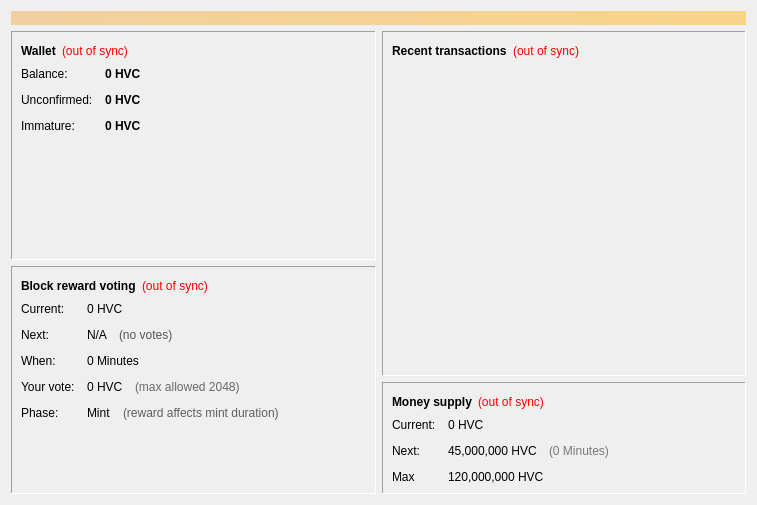
<?xml version="1.0" encoding="UTF-8"?>
<ui version="4.0">
 <class>OverviewPage</class>
 <widget class="QWidget" name="OverviewPage">
  <property name="geometry">
   <rect>
    <x>0</x>
    <y>0</y>
    <width>757</width>
    <height>505</height>
   </rect>
  </property>
  <property name="windowTitle">
   <string>Form</string>
  </property>
  <layout class="QVBoxLayout" name="topLayout">
   <item>
    <widget class="QLabel" name="labelAlerts">
     <property name="visible">
      <bool>true</bool>
     </property>
     <property name="styleSheet">
      <string notr="true">background-color: qlineargradient(x1: 0, y1: 0, x2: 1, y2: 0, stop:0 #F0D0A0, stop:1 #F8D488); color:#000000;</string>
     </property>
     <property name="wordWrap">
      <bool>true</bool>
     </property>
     <property name="margin">
      <number>3</number>
     </property>
    </widget>
   </item>
   <item>
    <layout class="QHBoxLayout" name="horizontalLayout" stretch="1,1">
     <item>
      <layout class="QVBoxLayout" name="verticalLayout_2">
       <item>
        <widget class="QFrame" name="frame">
         <property name="frameShape">
          <enum>QFrame::Panel</enum>
         </property>
         <property name="frameShadow">
          <enum>QFrame::Sunken</enum>
         </property>
         <layout class="QVBoxLayout" name="verticalLayout_4">
          <item>
           <layout class="QHBoxLayout" name="horizontalLayout_4">
            <item>
             <widget class="QLabel" name="label_5">
              <property name="font">
               <font>
                <weight>75</weight>
                <bold>true</bold>
               </font>
              </property>
              <property name="text">
               <string>Wallet</string>
              </property>
             </widget>
            </item>
            <item>
             <widget class="QLabel" name="labelWalletStatus">
              <property name="toolTip">
               <string>The displayed information may be out of date. Your wallet automatically synchronizes with the Heavycoin network after a connection is established, but this process has not completed yet.</string>
              </property>
              <property name="styleSheet">
               <string notr="true">QLabel { color: red; }</string>
              </property>
              <property name="text">
               <string notr="true">(out of sync)</string>
              </property>
              <property name="alignment">
               <set>Qt::AlignLeading|Qt::AlignLeft|Qt::AlignVCenter</set>
              </property>
             </widget>
            </item>
            <item>
             <spacer name="horizontalSpacer_2">
              <property name="orientation">
               <enum>Qt::Horizontal</enum>
              </property>
              <property name="sizeHint" stdset="0">
               <size>
                <width>40</width>
                <height>20</height>
               </size>
              </property>
             </spacer>
            </item>
           </layout>
          </item>
          <item>
           <layout class="QFormLayout" name="formLayout_2">
            <property name="fieldGrowthPolicy">
             <enum>QFormLayout::AllNonFixedFieldsGrow</enum>
            </property>
            <property name="horizontalSpacing">
             <number>12</number>
            </property>
            <property name="verticalSpacing">
             <number>12</number>
            </property>
            <item row="0" column="0">
             <widget class="QLabel" name="label">
              <property name="text">
               <string>Balance:</string>
              </property>
             </widget>
            </item>
            <item row="0" column="1">
             <widget class="QLabel" name="labelBalance">
              <property name="font">
               <font>
                <weight>75</weight>
                <bold>true</bold>
               </font>
              </property>
              <property name="cursor">
               <cursorShape>IBeamCursor</cursorShape>
              </property>
              <property name="toolTip">
               <string>Your current balance</string>
              </property>
              <property name="text">
               <string notr="true">0 HVC</string>
              </property>
              <property name="textInteractionFlags">
               <set>Qt::LinksAccessibleByMouse|Qt::TextSelectableByKeyboard|Qt::TextSelectableByMouse</set>
              </property>
             </widget>
            </item>
            <item row="1" column="0">
             <widget class="QLabel" name="label_3">
              <property name="text">
               <string>Unconfirmed:</string>
              </property>
             </widget>
            </item>
            <item row="1" column="1">
             <widget class="QLabel" name="labelUnconfirmed">
              <property name="font">
               <font>
                <weight>75</weight>
                <bold>true</bold>
               </font>
              </property>
              <property name="cursor">
               <cursorShape>IBeamCursor</cursorShape>
              </property>
              <property name="toolTip">
               <string>Total of transactions that have yet to be confirmed, and do not yet count toward the current balance</string>
              </property>
              <property name="text">
               <string notr="true">0 HVC</string>
              </property>
              <property name="textInteractionFlags">
               <set>Qt::LinksAccessibleByMouse|Qt::TextSelectableByKeyboard|Qt::TextSelectableByMouse</set>
              </property>
             </widget>
            </item>
            <item row="2" column="0">
             <widget class="QLabel" name="labelImmatureText">
              <property name="text">
               <string>Immature:</string>
              </property>
             </widget>
            </item>
            <item row="2" column="1">
             <widget class="QLabel" name="labelImmature">
              <property name="font">
               <font>
                <weight>75</weight>
                <bold>true</bold>
               </font>
              </property>
              <property name="toolTip">
               <string>Mined balance that has not yet matured</string>
              </property>
              <property name="text">
               <string notr="true">0 HVC</string>
              </property>
              <property name="textInteractionFlags">
               <set>Qt::LinksAccessibleByMouse|Qt::TextSelectableByKeyboard|Qt::TextSelectableByMouse</set>
              </property>
             </widget>
            </item>
           </layout>
          </item>
          <item>
           <spacer name="verticalSpacer_2">
            <property name="orientation">
             <enum>Qt::Vertical</enum>
            </property>
            <property name="sizeHint" stdset="0">
             <size>
              <width>20</width>
              <height>40</height>
             </size>
            </property>
           </spacer>
          </item>
         </layout>
        </widget>
       </item>
       <item>
        <widget class="QFrame" name="frameVoting">
         <property name="frameShape">
          <enum>QFrame::Panel</enum>
         </property>
         <property name="frameShadow">
          <enum>QFrame::Sunken</enum>
         </property>
         <layout class="QVBoxLayout" name="verticalLayout_6">
          <item>
           <layout class="QHBoxLayout" name="horizontalLayout_6">
            <item>
             <widget class="QLabel" name="label_8">
              <property name="font">
               <font>
                <weight>75</weight>
                <bold>true</bold>
               </font>
              </property>
              <property name="text">
               <string>Block reward voting</string>
              </property>
             </widget>
            </item>
            <item>
             <widget class="QLabel" name="labelVoteStatus">
              <property name="toolTip">
               <string>The displayed information may be out of date. Your wallet automatically synchronizes with the Heavycoin network after a connection is established, but this process has not completed yet.</string>
              </property>
              <property name="styleSheet">
               <string notr="true">QLabel { color: red; }</string>
              </property>
              <property name="text">
               <string notr="true">(out of sync)</string>
              </property>
              <property name="alignment">
               <set>Qt::AlignLeading|Qt::AlignLeft|Qt::AlignVCenter</set>
              </property>
             </widget>
            </item>
            <item>
             <spacer name="horizontalSpacer_4">
              <property name="orientation">
               <enum>Qt::Horizontal</enum>
              </property>
              <property name="sizeHint" stdset="0">
               <size>
                <width>40</width>
                <height>20</height>
               </size>
              </property>
             </spacer>
            </item>
           </layout>
          </item>
          <item>
           <layout class="QFormLayout" name="formLayout_4">
            <property name="fieldGrowthPolicy">
             <enum>QFormLayout::AllNonFixedFieldsGrow</enum>
            </property>
            <property name="horizontalSpacing">
             <number>12</number>
            </property>
            <property name="verticalSpacing">
             <number>12</number>
            </property>
            <item row="1" column="0">
             <widget class="QLabel" name="label_9">
              <property name="toolTip">
               <string/>
              </property>
              <property name="text">
               <string>Current:</string>
              </property>
             </widget>
            </item>
            <item row="1" column="1">
             <widget class="QLabel" name="labelCurrentReward">
              <property name="font">
               <font>
                <weight>50</weight>
                <bold>false</bold>
               </font>
              </property>
              <property name="cursor">
               <cursorShape>IBeamCursor</cursorShape>
              </property>
              <property name="toolTip">
               <string>&lt;html&gt;&lt;head/&gt;&lt;body&gt;&lt;p&gt;Current block reward&lt;/p&gt;&lt;/body&gt;&lt;/html&gt;</string>
              </property>
              <property name="text">
               <string notr="true">&lt;html&gt;&lt;head/&gt;&lt;body&gt;&lt;p&gt;0 HVC&lt;/p&gt;&lt;/body&gt;&lt;/html&gt;</string>
              </property>
              <property name="textInteractionFlags">
               <set>Qt::LinksAccessibleByMouse|Qt::TextSelectableByKeyboard|Qt::TextSelectableByMouse</set>
              </property>
             </widget>
            </item>
            <item row="2" column="0">
             <widget class="QLabel" name="label_6">
              <property name="toolTip">
               <string/>
              </property>
              <property name="text">
               <string>Next:</string>
              </property>
             </widget>
            </item>
            <item row="2" column="1">
             <layout class="QFormLayout" name="formLayout">
              <property name="fieldGrowthPolicy">
               <enum>QFormLayout::AllNonFixedFieldsGrow</enum>
              </property>
              <item row="0" column="0">
               <widget class="QLabel" name="labelNextReward">
                <property name="toolTip">
                 <string>&lt;html&gt;&lt;head/&gt;&lt;body&gt;&lt;p&gt;Estimated next block reward, based on decentralised voting&lt;/p&gt;&lt;/body&gt;&lt;/html&gt;</string>
                </property>
                <property name="text">
                 <string>N/A</string>
                </property>
               </widget>
              </item>
              <item row="0" column="1">
               <widget class="QLabel" name="labelVoteCount">
                <property name="toolTip">
                 <string>&lt;html&gt;&lt;head/&gt;&lt;body&gt;&lt;p&gt;Estimated next block reward, based on decentralised voting&lt;/p&gt;&lt;/body&gt;&lt;/html&gt;</string>
                </property>
                <property name="text">
                 <string>&lt;html&gt;&lt;head/&gt;&lt;body&gt;&lt;p&gt;&lt;span style=&quot; color:#565656;&quot;&gt;(no votes)&lt;/span&gt;&lt;/p&gt;&lt;/body&gt;&lt;/html&gt;</string>
                </property>
               </widget>
              </item>
             </layout>
            </item>
            <item row="3" column="0">
             <widget class="QLabel" name="label_2">
              <property name="toolTip">
               <string/>
              </property>
              <property name="text">
               <string>When:</string>
              </property>
             </widget>
            </item>
            <item row="3" column="1">
             <widget class="QLabel" name="labelWhen">
              <property name="toolTip">
               <string>&lt;html&gt;&lt;head/&gt;&lt;body&gt;&lt;p&gt;Estimated time remaining until the votes are tallied and we change to the next block reward&lt;/p&gt;&lt;/body&gt;&lt;/html&gt;</string>
              </property>
              <property name="text">
               <string>0 Minutes</string>
              </property>
             </widget>
            </item>
            <item row="4" column="0">
             <widget class="QLabel" name="label_10">
              <property name="text">
               <string>Your vote:</string>
              </property>
             </widget>
            </item>
            <item row="4" column="1">
             <layout class="QFormLayout" name="formLayout_3">
              <property name="fieldGrowthPolicy">
               <enum>QFormLayout::AllNonFixedFieldsGrow</enum>
              </property>
              <item row="0" column="0">
               <widget class="QLabel" name="labelYourVote">
                <property name="toolTip">
                 <string>&lt;html&gt;&lt;head/&gt;&lt;body&gt;&lt;p&gt;Your block reward vote&lt;/p&gt;&lt;/body&gt;&lt;/html&gt;</string>
                </property>
                <property name="text">
                 <string>0 HVC</string>
                </property>
               </widget>
              </item>
              <item row="0" column="1">
               <widget class="QLabel" name="labelVoteLimit">
                <property name="toolTip">
                 <string>&lt;html&gt;&lt;head/&gt;&lt;body&gt;&lt;p&gt;Your block reward vote&lt;/p&gt;&lt;/body&gt;&lt;/html&gt;</string>
                </property>
                <property name="text">
                 <string>&lt;html&gt;&lt;head/&gt;&lt;body&gt;&lt;p&gt;&lt;span style=&quot; color:#6a6a6a;&quot;&gt;(max allowed 2048)&lt;/span&gt;&lt;/p&gt;&lt;/body&gt;&lt;/html&gt;</string>
                </property>
               </widget>
              </item>
             </layout>
            </item>
            <item row="5" column="0">
             <widget class="QLabel" name="label_29">
              <property name="text">
               <string>Phase:</string>
              </property>
             </widget>
            </item>
            <item row="5" column="1">
             <layout class="QFormLayout" name="formLayout_15">
              <property name="fieldGrowthPolicy">
               <enum>QFormLayout::AllNonFixedFieldsGrow</enum>
              </property>
              <item row="0" column="1">
               <widget class="QLabel" name="labelPhaseInfo">
                <property name="toolTip">
                 <string>&lt;html&gt;&lt;head/&gt;&lt;body&gt;&lt;p&gt;Voting phase&lt;/p&gt;&lt;/body&gt;&lt;/html&gt;</string>
                </property>
                <property name="text">
                 <string>&lt;html&gt;&lt;head/&gt;&lt;body&gt;&lt;p&gt;&lt;span style=&quot; color:#5e5e5e;&quot;&gt;(reward affects mint duration)&lt;/span&gt;&lt;/p&gt;&lt;/body&gt;&lt;/html&gt;</string>
                </property>
               </widget>
              </item>
              <item row="0" column="0">
               <widget class="QLabel" name="labelPhase">
                <property name="toolTip">
                 <string>&lt;html&gt;&lt;head/&gt;&lt;body&gt;&lt;p&gt;Voting phase&lt;/p&gt;&lt;/body&gt;&lt;/html&gt;</string>
                </property>
                <property name="text">
                 <string>Mint</string>
                </property>
               </widget>
              </item>
             </layout>
            </item>
           </layout>
          </item>
          <item>
           <spacer name="verticalSpacer">
            <property name="orientation">
             <enum>Qt::Vertical</enum>
            </property>
            <property name="sizeHint" stdset="0">
             <size>
              <width>264</width>
              <height>13</height>
             </size>
            </property>
           </spacer>
          </item>
         </layout>
        </widget>
       </item>
      </layout>
     </item>
     <item>
      <layout class="QVBoxLayout" name="verticalLayout_3">
       <item>
        <widget class="QFrame" name="frame_2">
         <property name="frameShape">
          <enum>QFrame::Panel</enum>
         </property>
         <property name="frameShadow">
          <enum>QFrame::Sunken</enum>
         </property>
         <layout class="QVBoxLayout" name="verticalLayout">
          <item>
           <layout class="QHBoxLayout" name="horizontalLayout_2">
            <item>
             <widget class="QLabel" name="label_4">
              <property name="text">
               <string>&lt;b&gt;Recent transactions&lt;/b&gt;</string>
              </property>
             </widget>
            </item>
            <item>
             <widget class="QLabel" name="labelTransactionsStatus">
              <property name="toolTip">
               <string>The displayed information may be out of date. Your wallet automatically synchronizes with the Heavycoin network after a connection is established, but this process has not completed yet.</string>
              </property>
              <property name="styleSheet">
               <string notr="true">QLabel { color: red; }</string>
              </property>
              <property name="text">
               <string notr="true">(out of sync)</string>
              </property>
              <property name="alignment">
               <set>Qt::AlignRight|Qt::AlignTrailing|Qt::AlignVCenter</set>
              </property>
             </widget>
            </item>
            <item>
             <spacer name="horizontalSpacer">
              <property name="orientation">
               <enum>Qt::Horizontal</enum>
              </property>
              <property name="sizeHint" stdset="0">
               <size>
                <width>40</width>
                <height>20</height>
               </size>
              </property>
             </spacer>
            </item>
           </layout>
          </item>
          <item>
           <layout class="QGridLayout" name="gridLayout_2"/>
          </item>
          <item>
           <layout class="QGridLayout" name="gridLayout"/>
          </item>
          <item>
           <widget class="QListView" name="listTransactions">
            <property name="styleSheet">
             <string notr="true">QListView { background: transparent; }</string>
            </property>
            <property name="frameShape">
             <enum>QFrame::NoFrame</enum>
            </property>
            <property name="verticalScrollBarPolicy">
             <enum>Qt::ScrollBarAlwaysOff</enum>
            </property>
            <property name="horizontalScrollBarPolicy">
             <enum>Qt::ScrollBarAlwaysOff</enum>
            </property>
            <property name="selectionMode">
             <enum>QAbstractItemView::NoSelection</enum>
            </property>
           </widget>
          </item>
          <item>
           <spacer name="verticalSpacer_6">
            <property name="orientation">
             <enum>Qt::Vertical</enum>
            </property>
            <property name="sizeHint" stdset="0">
             <size>
              <width>264</width>
              <height>13</height>
             </size>
            </property>
           </spacer>
          </item>
         </layout>
        </widget>
       </item>
       <item>
        <widget class="QFrame" name="frameSupply">
         <property name="frameShape">
          <enum>QFrame::Panel</enum>
         </property>
         <property name="frameShadow">
          <enum>QFrame::Sunken</enum>
         </property>
         <layout class="QVBoxLayout" name="verticalLayout_10">
          <item>
           <layout class="QHBoxLayout" name="horizontalLayout_10">
            <item>
             <widget class="QLabel" name="label_25">
              <property name="font">
               <font>
                <weight>75</weight>
                <bold>true</bold>
               </font>
              </property>
              <property name="text">
               <string>Money supply</string>
              </property>
             </widget>
            </item>
            <item>
             <widget class="QLabel" name="labelSupplyStatus">
              <property name="toolTip">
               <string>The displayed information may be out of date. Your wallet automatically synchronizes with the Heavycoin network after a connection is established, but this process has not completed yet.</string>
              </property>
              <property name="styleSheet">
               <string notr="true">QLabel { color: red; }</string>
              </property>
              <property name="text">
               <string notr="true">(out of sync)</string>
              </property>
              <property name="alignment">
               <set>Qt::AlignLeading|Qt::AlignLeft|Qt::AlignVCenter</set>
              </property>
             </widget>
            </item>
            <item>
             <spacer name="horizontalSpacer_8">
              <property name="orientation">
               <enum>Qt::Horizontal</enum>
              </property>
              <property name="sizeHint" stdset="0">
               <size>
                <width>40</width>
                <height>20</height>
               </size>
              </property>
             </spacer>
            </item>
           </layout>
          </item>
          <item>
           <layout class="QFormLayout" name="formLayout_14">
            <property name="fieldGrowthPolicy">
             <enum>QFormLayout::AllNonFixedFieldsGrow</enum>
            </property>
            <property name="horizontalSpacing">
             <number>12</number>
            </property>
            <property name="verticalSpacing">
             <number>12</number>
            </property>
            <item row="0" column="0">
             <widget class="QLabel" name="label_26">
              <property name="toolTip">
               <string/>
              </property>
              <property name="text">
               <string>Current:</string>
              </property>
             </widget>
            </item>
            <item row="0" column="1">
             <widget class="QLabel" name="labelCurrentSupply">
              <property name="font">
               <font>
                <weight>50</weight>
                <bold>false</bold>
               </font>
              </property>
              <property name="cursor">
               <cursorShape>IBeamCursor</cursorShape>
              </property>
              <property name="toolTip">
               <string>&lt;html&gt;&lt;head/&gt;&lt;body&gt;&lt;p&gt;Current money supply&lt;/p&gt;&lt;/body&gt;&lt;/html&gt;</string>
              </property>
              <property name="text">
               <string notr="true">&lt;html&gt;&lt;head/&gt;&lt;body&gt;&lt;p&gt;0 HVC&lt;/p&gt;&lt;/body&gt;&lt;/html&gt;</string>
              </property>
              <property name="textInteractionFlags">
               <set>Qt::LinksAccessibleByMouse|Qt::TextSelectableByKeyboard|Qt::TextSelectableByMouse</set>
              </property>
             </widget>
            </item>
            <item row="1" column="0">
             <widget class="QLabel" name="label_7">
              <property name="toolTip">
               <string/>
              </property>
              <property name="text">
               <string>Next:</string>
              </property>
             </widget>
            </item>
            <item row="1" column="1">
             <layout class="QFormLayout" name="formLayout_6">
              <property name="fieldGrowthPolicy">
               <enum>QFormLayout::AllNonFixedFieldsGrow</enum>
              </property>
              <item row="0" column="0">
               <widget class="QLabel" name="labelTarget">
                <property name="toolTip">
                 <string>&lt;html&gt;&lt;head/&gt;&lt;body&gt;&lt;p&gt;Next target&lt;/p&gt;&lt;/body&gt;&lt;/html&gt;</string>
                </property>
                <property name="text">
                 <string>45,000,000 HVC</string>
                </property>
               </widget>
              </item>
              <item row="0" column="1">
               <widget class="QLabel" name="labelTargetWhen">
                <property name="toolTip">
                 <string>&lt;html&gt;&lt;head/&gt;&lt;body&gt;&lt;p&gt;Time until the next target is reached&lt;/p&gt;&lt;/body&gt;&lt;/html&gt;</string>
                </property>
                <property name="text">
                 <string>&lt;html&gt;&lt;head/&gt;&lt;body&gt;&lt;p&gt;&lt;span style=&quot; color:#787878;&quot;&gt;(0 Minutes)&lt;/span&gt;&lt;/p&gt;&lt;/body&gt;&lt;/html&gt;</string>
                </property>
               </widget>
              </item>
             </layout>
            </item>
            <item row="2" column="0">
             <widget class="QLabel" name="label_33">
              <property name="text">
               <string>Max</string>
              </property>
             </widget>
            </item>
            <item row="2" column="1">
             <widget class="QLabel" name="labelMaxSupply">
              <property name="toolTip">
               <string>&lt;html&gt;&lt;head/&gt;&lt;body&gt;&lt;p&gt;Maximum possible money supply&lt;/p&gt;&lt;/body&gt;&lt;/html&gt;</string>
              </property>
              <property name="text">
               <string>120,000,000 HVC</string>
              </property>
             </widget>
            </item>
           </layout>
          </item>
         </layout>
        </widget>
       </item>
      </layout>
     </item>
    </layout>
   </item>
  </layout>
 </widget>
 <resources/>
 <connections/>
</ui>
